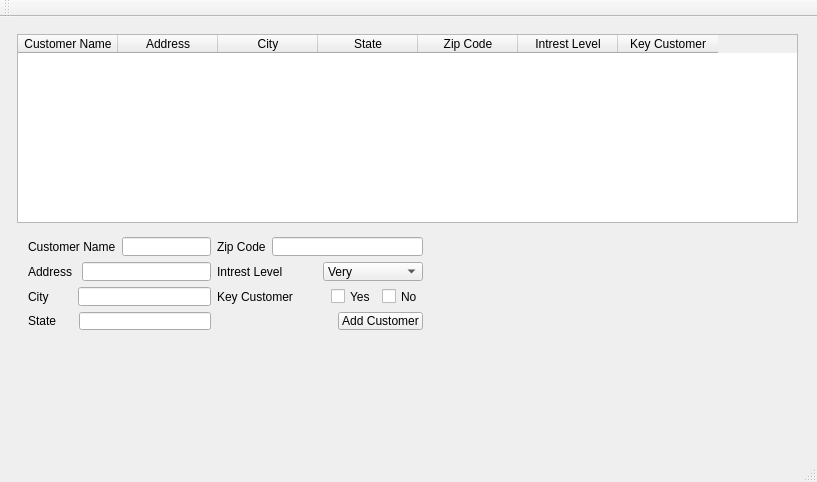
<?xml version="1.0" encoding="UTF-8"?>
<ui version="4.0">
 <class>MainWindow</class>
 <widget class="QMainWindow" name="MainWindow">
  <property name="geometry">
   <rect>
    <x>0</x>
    <y>0</y>
    <width>817</width>
    <height>482</height>
   </rect>
  </property>
  <property name="windowTitle">
   <string>MainWindow</string>
  </property>
  <widget class="QWidget" name="centralWidget">
   <layout class="QGridLayout" name="gridLayout">
    <item row="0" column="0">
     <widget class="QStackedWidget" name="stWid_Main">
      <property name="currentIndex">
       <number>2</number>
      </property>
      <widget class="QWidget" name="stWid_Main_Page">
       <layout class="QGridLayout" name="gridLayout_2">
        <item row="0" column="0">
         <layout class="QVBoxLayout" name="verticalLayout">
          <item>
           <widget class="QPushButton" name="btn_Home">
            <property name="text">
             <string>Home</string>
            </property>
           </widget>
          </item>
          <item>
           <widget class="QPushButton" name="btn_Products">
            <property name="text">
             <string>Products</string>
            </property>
           </widget>
          </item>
          <item>
           <widget class="QPushButton" name="btn_About_Us">
            <property name="text">
             <string>About Us</string>
            </property>
           </widget>
          </item>
          <item>
           <widget class="QPushButton" name="btn_Contact_Us">
            <property name="text">
             <string>Contact Us</string>
            </property>
           </widget>
          </item>
          <item>
           <widget class="QPushButton" name="btn_Help">
            <property name="text">
             <string>Help</string>
            </property>
           </widget>
          </item>
          <item>
           <spacer name="verticalSpacer">
            <property name="orientation">
             <enum>Qt::Vertical</enum>
            </property>
            <property name="sizeHint" stdset="0">
             <size>
              <width>20</width>
              <height>40</height>
             </size>
            </property>
           </spacer>
          </item>
          <item>
           <widget class="QPushButton" name="btn_LogIn">
            <property name="text">
             <string>Log In</string>
            </property>
           </widget>
          </item>
         </layout>
        </item>
        <item row="0" column="1">
         <widget class="QStackedWidget" name="stWid_Customer_Pages">
          <property name="currentIndex">
           <number>0</number>
          </property>
          <widget class="QWidget" name="stWid_Home_Page">
           <layout class="QGridLayout" name="gridLayout_5">
            <item row="0" column="0">
             <widget class="QTextBrowser" name="textBrowser_2">
              <property name="html">
               <string>&lt;!DOCTYPE HTML PUBLIC &quot;-//W3C//DTD HTML 4.0//EN&quot; &quot;http://www.w3.org/TR/REC-html40/strict.dtd&quot;&gt;
&lt;html&gt;&lt;head&gt;&lt;meta name=&quot;qrichtext&quot; content=&quot;1&quot; /&gt;&lt;style type=&quot;text/css&quot;&gt;
p, li { white-space: pre-wrap; }
&lt;/style&gt;&lt;/head&gt;&lt;body style=&quot; font-family:'MS Shell Dlg 2'; font-size:8.25pt; font-weight:400; font-style:normal;&quot;&gt;
&lt;p align=&quot;center&quot; style=&quot; margin-top:0px; margin-bottom:0px; margin-left:0px; margin-right:0px; -qt-block-indent:0; text-indent:0px;&quot;&gt;&lt;span style=&quot; font-size:12pt; font-weight:600; text-decoration: underline;&quot;&gt;HOME PAGE&lt;/span&gt;&lt;/p&gt;&lt;/body&gt;&lt;/html&gt;</string>
              </property>
             </widget>
            </item>
           </layout>
          </widget>
          <widget class="QWidget" name="stWid_Product_Page">
           <layout class="QGridLayout" name="gridLayout_6">
            <item row="0" column="0">
             <widget class="QTextBrowser" name="textBrowser_3">
              <property name="html">
               <string>&lt;!DOCTYPE HTML PUBLIC &quot;-//W3C//DTD HTML 4.0//EN&quot; &quot;http://www.w3.org/TR/REC-html40/strict.dtd&quot;&gt;
&lt;html&gt;&lt;head&gt;&lt;meta name=&quot;qrichtext&quot; content=&quot;1&quot; /&gt;&lt;style type=&quot;text/css&quot;&gt;
p, li { white-space: pre-wrap; }
&lt;/style&gt;&lt;/head&gt;&lt;body style=&quot; font-family:'MS Shell Dlg 2'; font-size:8.25pt; font-weight:400; font-style:normal;&quot;&gt;
&lt;p align=&quot;center&quot; style=&quot; margin-top:0px; margin-bottom:0px; margin-left:0px; margin-right:0px; -qt-block-indent:0; text-indent:0px;&quot;&gt;&lt;span style=&quot; font-size:12pt; font-weight:600; text-decoration: underline;&quot;&gt;PRODUCT PAGE&lt;/span&gt;&lt;/p&gt;&lt;/body&gt;&lt;/html&gt;</string>
              </property>
             </widget>
            </item>
           </layout>
          </widget>
          <widget class="QWidget" name="stWid_About_Us_Page">
           <layout class="QGridLayout" name="gridLayout_7">
            <item row="0" column="0">
             <widget class="QTextBrowser" name="textBrowser_4">
              <property name="html">
               <string>&lt;!DOCTYPE HTML PUBLIC &quot;-//W3C//DTD HTML 4.0//EN&quot; &quot;http://www.w3.org/TR/REC-html40/strict.dtd&quot;&gt;
&lt;html&gt;&lt;head&gt;&lt;meta name=&quot;qrichtext&quot; content=&quot;1&quot; /&gt;&lt;style type=&quot;text/css&quot;&gt;
p, li { white-space: pre-wrap; }
&lt;/style&gt;&lt;/head&gt;&lt;body style=&quot; font-family:'MS Shell Dlg 2'; font-size:8.25pt; font-weight:400; font-style:normal;&quot;&gt;
&lt;p align=&quot;center&quot; style=&quot; margin-top:0px; margin-bottom:0px; margin-left:0px; margin-right:0px; -qt-block-indent:0; text-indent:0px;&quot;&gt;&lt;span style=&quot; font-size:12pt; font-weight:600; text-decoration: underline;&quot;&gt;ABOUT US PAGE&lt;/span&gt;&lt;/p&gt;&lt;/body&gt;&lt;/html&gt;</string>
              </property>
             </widget>
            </item>
           </layout>
          </widget>
          <widget class="QWidget" name="stWid_Contact_Us_Page">
           <layout class="QGridLayout" name="gridLayout_8">
            <item row="0" column="0">
             <widget class="QTextBrowser" name="textBrowser_5">
              <property name="html">
               <string>&lt;!DOCTYPE HTML PUBLIC &quot;-//W3C//DTD HTML 4.0//EN&quot; &quot;http://www.w3.org/TR/REC-html40/strict.dtd&quot;&gt;
&lt;html&gt;&lt;head&gt;&lt;meta name=&quot;qrichtext&quot; content=&quot;1&quot; /&gt;&lt;style type=&quot;text/css&quot;&gt;
p, li { white-space: pre-wrap; }
&lt;/style&gt;&lt;/head&gt;&lt;body style=&quot; font-family:'MS Shell Dlg 2'; font-size:8.25pt; font-weight:400; font-style:normal;&quot;&gt;
&lt;p align=&quot;center&quot; style=&quot; margin-top:0px; margin-bottom:0px; margin-left:0px; margin-right:0px; -qt-block-indent:0; text-indent:0px;&quot;&gt;&lt;span style=&quot; font-size:12pt; font-weight:600; text-decoration: underline;&quot;&gt;CONTACT US PAGE&lt;/span&gt;&lt;/p&gt;&lt;/body&gt;&lt;/html&gt;</string>
              </property>
             </widget>
            </item>
           </layout>
          </widget>
          <widget class="QWidget" name="stWid_Help_Page">
           <layout class="QGridLayout" name="gridLayout_4">
            <item row="0" column="0">
             <widget class="QTextBrowser" name="textBrowser">
              <property name="html">
               <string>&lt;!DOCTYPE HTML PUBLIC &quot;-//W3C//DTD HTML 4.0//EN&quot; &quot;http://www.w3.org/TR/REC-html40/strict.dtd&quot;&gt;
&lt;html&gt;&lt;head&gt;&lt;meta name=&quot;qrichtext&quot; content=&quot;1&quot; /&gt;&lt;style type=&quot;text/css&quot;&gt;
p, li { white-space: pre-wrap; }
&lt;/style&gt;&lt;/head&gt;&lt;body style=&quot; font-family:'MS Shell Dlg 2'; font-size:8.25pt; font-weight:400; font-style:normal;&quot;&gt;
&lt;p align=&quot;center&quot; style=&quot; margin-top:0px; margin-bottom:0px; margin-left:0px; margin-right:0px; -qt-block-indent:0; text-indent:0px;&quot;&gt;&lt;span style=&quot; font-size:12pt; font-weight:600; text-decoration: underline;&quot;&gt;HELP PAGE&lt;/span&gt;&lt;/p&gt;&lt;/body&gt;&lt;/html&gt;</string>
              </property>
             </widget>
            </item>
           </layout>
          </widget>
         </widget>
        </item>
       </layout>
      </widget>
      <widget class="QWidget" name="stWid_Login_Page">
       <layout class="QGridLayout" name="gridLayout_3">
        <item row="0" column="1">
         <spacer name="verticalSpacer_2">
          <property name="orientation">
           <enum>Qt::Vertical</enum>
          </property>
          <property name="sizeHint" stdset="0">
           <size>
            <width>20</width>
            <height>145</height>
           </size>
          </property>
         </spacer>
        </item>
        <item row="1" column="0">
         <spacer name="horizontalSpacer_2">
          <property name="orientation">
           <enum>Qt::Horizontal</enum>
          </property>
          <property name="sizeHint" stdset="0">
           <size>
            <width>253</width>
            <height>20</height>
           </size>
          </property>
         </spacer>
        </item>
        <item row="1" column="1">
         <layout class="QVBoxLayout" name="verticalLayout_3">
          <item>
           <layout class="QVBoxLayout" name="verticalLayout_2">
            <item>
             <layout class="QHBoxLayout" name="horizontalLayout">
              <item>
               <widget class="QLabel" name="label">
                <property name="text">
                 <string>User Name  </string>
                </property>
               </widget>
              </item>
              <item>
               <widget class="QLineEdit" name="LE_UserName"/>
              </item>
             </layout>
            </item>
            <item>
             <layout class="QHBoxLayout" name="horizontalLayout_2">
              <item>
               <widget class="QLabel" name="label_2">
                <property name="text">
                 <string>Password    </string>
                </property>
               </widget>
              </item>
              <item>
               <widget class="QLineEdit" name="LE_Password"/>
              </item>
             </layout>
            </item>
           </layout>
          </item>
          <item>
           <layout class="QHBoxLayout" name="horizontalLayout_3">
            <item>
             <spacer name="horizontalSpacer">
              <property name="orientation">
               <enum>Qt::Horizontal</enum>
              </property>
              <property name="sizeHint" stdset="0">
               <size>
                <width>40</width>
                <height>20</height>
               </size>
              </property>
             </spacer>
            </item>
            <item>
             <widget class="QPushButton" name="btn_LogIn_2">
              <property name="text">
               <string>Log In</string>
              </property>
             </widget>
            </item>
            <item>
             <widget class="QPushButton" name="btn_Exit_LogIn">
              <property name="text">
               <string>Exit</string>
              </property>
             </widget>
            </item>
           </layout>
          </item>
         </layout>
        </item>
        <item row="1" column="2">
         <spacer name="horizontalSpacer_3">
          <property name="orientation">
           <enum>Qt::Horizontal</enum>
          </property>
          <property name="sizeHint" stdset="0">
           <size>
            <width>253</width>
            <height>20</height>
           </size>
          </property>
         </spacer>
        </item>
        <item row="2" column="1">
         <spacer name="verticalSpacer_3">
          <property name="orientation">
           <enum>Qt::Vertical</enum>
          </property>
          <property name="sizeHint" stdset="0">
           <size>
            <width>20</width>
            <height>145</height>
           </size>
          </property>
         </spacer>
        </item>
       </layout>
      </widget>
      <widget class="QWidget" name="stWid_Admin_Page">
       <widget class="QWidget" name="layoutWidget">
        <property name="geometry">
         <rect>
          <x>6</x>
          <y>198</y>
          <width>420</width>
          <height>115</height>
         </rect>
        </property>
        <layout class="QHBoxLayout" name="horizontalLayout_6">
         <item>
          <layout class="QHBoxLayout" name="horizontalLayout_5">
           <item>
            <layout class="QVBoxLayout" name="verticalLayout_5">
             <item>
              <layout class="QHBoxLayout" name="Customer_Name_Feild">
               <item>
                <widget class="QLabel" name="lb_Customer_Name">
                 <property name="text">
                  <string>Customer Name</string>
                 </property>
                </widget>
               </item>
               <item>
                <widget class="QLineEdit" name="LE_Customer_Name"/>
               </item>
              </layout>
             </item>
             <item>
              <layout class="QHBoxLayout" name="Address_Feild">
               <item>
                <widget class="QLabel" name="lb_Address">
                 <property name="text">
                  <string>Address </string>
                 </property>
                </widget>
               </item>
               <item>
                <widget class="QLineEdit" name="LE_Address"/>
               </item>
              </layout>
             </item>
             <item>
              <layout class="QHBoxLayout" name="City_Feild">
               <item>
                <widget class="QLabel" name="lb_City">
                 <property name="text">
                  <string>City       </string>
                 </property>
                </widget>
               </item>
               <item>
                <widget class="QLineEdit" name="LE_City"/>
               </item>
              </layout>
             </item>
             <item>
              <layout class="QHBoxLayout" name="State_Feild">
               <item>
                <widget class="QLabel" name="lb_Zip_Code_2">
                 <property name="text">
                  <string>State     </string>
                 </property>
                </widget>
               </item>
               <item>
                <widget class="QLineEdit" name="LE_State"/>
               </item>
              </layout>
             </item>
            </layout>
           </item>
           <item>
            <layout class="QVBoxLayout" name="verticalLayout_4">
             <item>
              <layout class="QHBoxLayout" name="Zip_Code_Feild">
               <item>
                <widget class="QLabel" name="lb_Zip_Code">
                 <property name="text">
                  <string>Zip Code</string>
                 </property>
                </widget>
               </item>
               <item>
                <widget class="QLineEdit" name="LE_Zip_Code"/>
               </item>
              </layout>
             </item>
             <item>
              <layout class="QHBoxLayout" name="Intrest_Level_Feild">
               <item>
                <widget class="QLabel" name="lb_Intrest_Level">
                 <property name="text">
                  <string>Intrest Level  </string>
                 </property>
                </widget>
               </item>
               <item>
                <widget class="QComboBox" name="CB_Intrest_Level">
                 <item>
                  <property name="text">
                   <string>Very</string>
                  </property>
                 </item>
                 <item>
                  <property name="text">
                   <string>Somewhat</string>
                  </property>
                 </item>
                 <item>
                  <property name="text">
                   <string>Not</string>
                  </property>
                 </item>
                </widget>
               </item>
              </layout>
             </item>
             <item>
              <layout class="QHBoxLayout" name="Key_Customer_Feild">
               <item>
                <widget class="QLabel" name="lb_Key_Customer">
                 <property name="text">
                  <string>Key Customer   </string>
                 </property>
                </widget>
               </item>
               <item>
                <spacer name="horizontalSpacer_5">
                 <property name="orientation">
                  <enum>Qt::Horizontal</enum>
                 </property>
                 <property name="sizeHint" stdset="0">
                  <size>
                   <width>40</width>
                   <height>20</height>
                  </size>
                 </property>
                </spacer>
               </item>
               <item>
                <widget class="QCheckBox" name="BOX_Yes">
                 <property name="text">
                  <string>Yes</string>
                 </property>
                </widget>
               </item>
               <item>
                <widget class="QCheckBox" name="BOX_No">
                 <property name="text">
                  <string>No</string>
                 </property>
                </widget>
               </item>
              </layout>
             </item>
             <item>
              <layout class="QHBoxLayout" name="horizontalLayout_4">
               <item>
                <spacer name="horizontalSpacer_4">
                 <property name="orientation">
                  <enum>Qt::Horizontal</enum>
                 </property>
                 <property name="sizeHint" stdset="0">
                  <size>
                   <width>40</width>
                   <height>20</height>
                  </size>
                 </property>
                </spacer>
               </item>
               <item>
                <widget class="QPushButton" name="pushButton">
                 <property name="text">
                  <string>Add Customer</string>
                 </property>
                </widget>
               </item>
              </layout>
             </item>
            </layout>
           </item>
          </layout>
         </item>
         <item>
          <spacer name="horizontalSpacer_6">
           <property name="orientation">
            <enum>Qt::Horizontal</enum>
           </property>
           <property name="sizeHint" stdset="0">
            <size>
             <width>40</width>
             <height>20</height>
            </size>
           </property>
          </spacer>
         </item>
        </layout>
       </widget>
       <widget class="QTableWidget" name="Customer_Table">
        <property name="geometry">
         <rect>
          <x>6</x>
          <y>6</y>
          <width>781</width>
          <height>189</height>
         </rect>
        </property>
        <property name="editTriggers">
         <set>QAbstractItemView::NoEditTriggers</set>
        </property>
        <property name="selectionMode">
         <enum>QAbstractItemView::SingleSelection</enum>
        </property>
        <property name="selectionBehavior">
         <enum>QAbstractItemView::SelectRows</enum>
        </property>
        <property name="sortingEnabled">
         <bool>true</bool>
        </property>
        <column>
         <property name="text">
          <string>Customer Name</string>
         </property>
        </column>
        <column>
         <property name="text">
          <string>Address</string>
         </property>
        </column>
        <column>
         <property name="text">
          <string>City</string>
         </property>
        </column>
        <column>
         <property name="text">
          <string>State</string>
         </property>
        </column>
        <column>
         <property name="text">
          <string>Zip Code</string>
         </property>
        </column>
        <column>
         <property name="text">
          <string>Intrest Level</string>
         </property>
        </column>
        <column>
         <property name="text">
          <string>Key Customer</string>
         </property>
        </column>
       </widget>
      </widget>
     </widget>
    </item>
   </layout>
  </widget>
  <widget class="QMenuBar" name="menuBar">
   <property name="geometry">
    <rect>
     <x>0</x>
     <y>0</y>
     <width>817</width>
     <height>21</height>
    </rect>
   </property>
  </widget>
  <widget class="QToolBar" name="mainToolBar">
   <attribute name="toolBarArea">
    <enum>TopToolBarArea</enum>
   </attribute>
   <attribute name="toolBarBreak">
    <bool>false</bool>
   </attribute>
  </widget>
  <widget class="QStatusBar" name="statusBar"/>
 </widget>
 <layoutdefault spacing="6" margin="11"/>
 <resources/>
 <connections/>
</ui>
